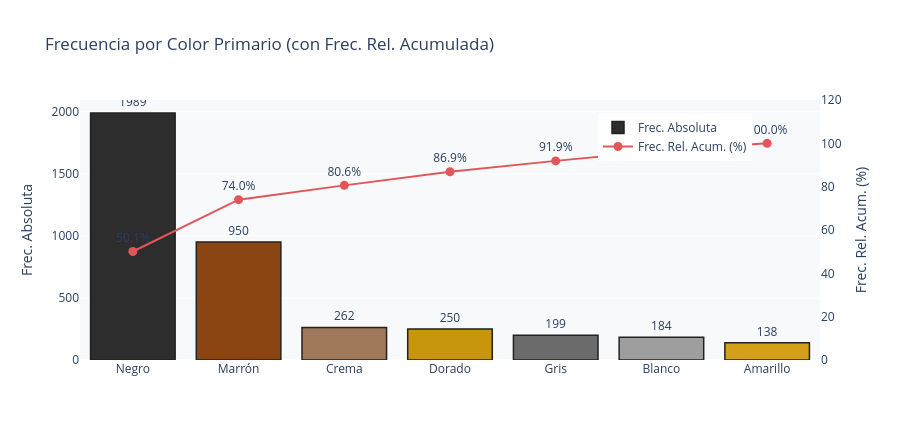

Write notebook code for a chart like this one.
### Markdown cell above
### 5.5 · Color Primario

### Code cell
tbl_color = tabla_frecuencias(df["Color_Label"], "Color")
display(tbl_color)

COLOR_HEX = {
    "Negro":"#2d2d2d","Marrón":"#8B4513","Dorado":"#C8960C",
    "Amarillo":"#D4A017","Crema":"#A0785A","Gris":"#6B6B6B","Blanco":"#9E9E9E",
}
fig = go.Figure()
fig.add_trace(go.Bar(
    x=tbl_color["Color"], y=tbl_color["Frec. Absoluta"],
    name="Frec. Absoluta",
    marker=dict(
        color=[COLOR_HEX.get(c,"#999") for c in tbl_color["Color"]],
        line=dict(color="#222", width=1.5)
    ),
    text=tbl_color["Frec. Absoluta"], textposition="outside", yaxis="y1"
))
fig.add_trace(go.Scatter(
    x=tbl_color["Color"], y=tbl_color["Frec. Rel. Acum. (%)"],
    name="Frec. Rel. Acum. (%)", mode="lines+markers+text",
    text=[f"{v:.1f}%" for v in tbl_color["Frec. Rel. Acum. (%)"]],
    textposition="top center",
    marker=dict(size=9, color="#E15759"),
    line=dict(color="#E15759", width=2), yaxis="y2"
))
fig.update_layout(
    title="Frecuencia por Color Primario (con Frec. Rel. Acumulada)",
    yaxis=dict(title="Frec. Absoluta"),
    yaxis2=dict(title="Frec. Rel. Acum. (%)", overlaying="y",
                side="right", range=[0,120], showgrid=False),
    legend=dict(x=0.7, y=0.95), plot_bgcolor=BG_COLOR,
    paper_bgcolor="white", height=440
)
fig.show()

### Figure 1 — Plotly figure (JSON) as saved in the notebook; plotly's stock layout.template omitted (floating-point values rounded to 4 significant figures)
{"data": [{"marker": {"color": ["#2d2d2d", "#8B4513", "#A0785A", "#C8960C", "#6B6B6B", "#9E9E9E", "#D4A017"], "line": {"color": "#222", "width": 1.5}}, "name": "Frec. Absoluta", "text": [1989.0, 950.0, 262.0, 250.0, 199.0, 184.0, 138.0], "textposition": "outside", "type": "bar", "x": ["Negro", "Marrón", "Crema", "Dorado", "Gris", "Blanco", "Amarillo"], "y": [1989, 950, 262, 250, 199, 184, 138], "yaxis": "y"}, {"line": {"color": "#E15759", "width": 2}, "marker": {"color": "#E15759", "size": 9}, "mode": "lines+markers+text", "name": "Frec. Rel. Acum. (%)", "text": ["50.1%", "74.0%", "80.6%", "86.9%", "91.9%", "96.5%", "100.0%"], "textposition": "top center", "type": "scatter", "x": ["Negro", "Marrón", "Crema", "Dorado", "Gris", "Blanco", "Amarillo"], "y": [50.08, 74.0, 80.6, 86.89, 91.9, 96.53, 100.0], "yaxis": "y2"}], "layout": {"height": 440, "legend": {"x": 0.7, "y": 0.95}, "paper_bgcolor": "white", "plot_bgcolor": "#F8F9FA", "title": {"text": "Frecuencia por Color Primario (con Frec. Rel. Acumulada)"}, "yaxis": {"title": {"text": "Frec. Absoluta"}}, "yaxis2": {"overlaying": "y", "range": [0, 120], "showgrid": false, "side": "right", "title": {"text": "Frec. Rel. Acum. (%)"}}}}
